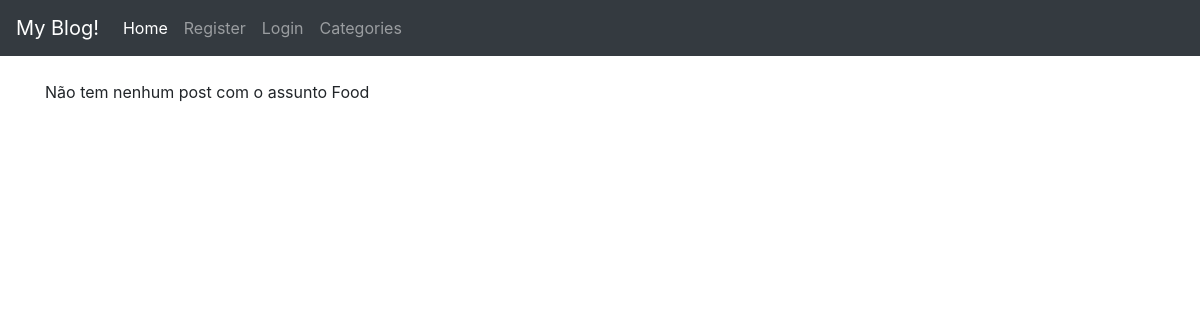
Page /category/food/ on the earlier database version.
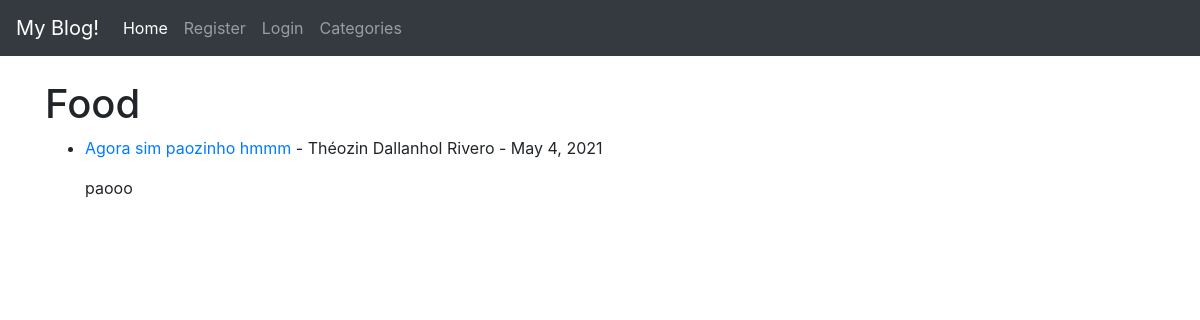
Same page on the later database version.
### theblog/models.py (models this page shows, shortened)
class Post(models.Model):
	title = models.CharField(max_length=255)
	header_image = models.ImageField(null=True, blank=True, upload_to="images/")
	title_tag = models.CharField(max_length=255)
	snippet = models.CharField(max_length=255)
	author = models.ForeignKey(User, on_delete=models.CASCADE) #models.CASCADE caso o user seja apagado todos os seus posts são apagados tbm
	body = RichTextField(blank=True)
	post_date = models.DateField(auto_now_add=True)
	category = models.CharField(max_length=255)
	likes = models.ManyToManyField(User, related_name='blog_post')

### theblog/views.py (the view)
# urls.py: path('category/<str:cats>/', CategoryView, name='category'),
def CategoryView(request, cats):
	cats = cats.replace('-', ' ')
	category_posts = Post.objects.filter(category=cats)
	context =  {'category_posts':category_posts, 'cats':cats}
	return render(request, 'categories.html', context)

### theblog/templates/categories.html (shortened to what this page needs)
{% extends 'base.html' %}
{% block content %}
{% if category_posts %}
	<h1>{{cats|capfirst }}</h1>
	<ul>
	{% for post in category_posts %}
		<li>
			<a href="{% url 'article-detail' post.id %}">{{post.title}}</a> - {{post.author.first_name}} {{post.author.last_name}} - {{post.post_date}}
			<p>{{post.body|slice:":100"|safe}}</p>
		</li>
	{% endfor %}
	</ul>
{% else %}
	<p>Não tem nenhum post com o assunto {{cats|capfirst}}</p>
{% endif %}
{% endblock %}

Differences in the rows shown:
added Post: category "Food", title "Agora sim paozinho hmmm", author.first_name "Théozin", author.last_name "Dallanhol Rivero", post_date "May 4, 2021", body "paooo"
Other differences:
{{ cats|capfirst }}: "Food" → (not shown)
text no longer shown: "Não tem nenhum post com o assunto"
